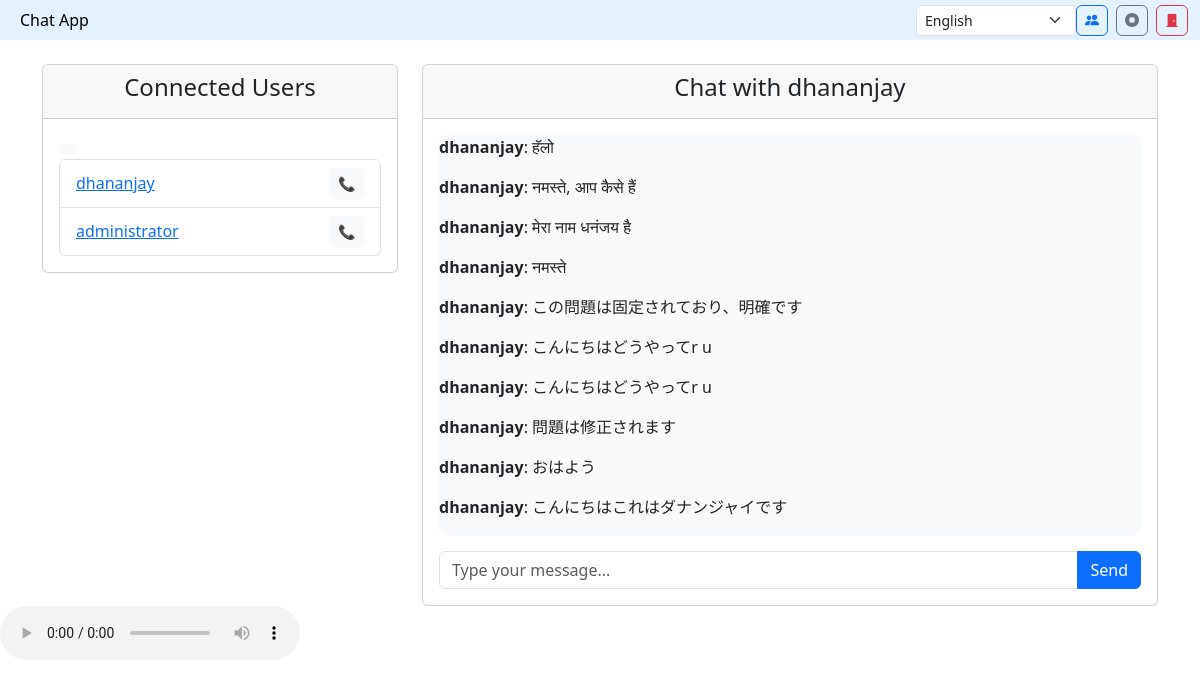
The page /chat/2/ (signed in) on the database its author committed.
### chat/models.py (models this page shows, shortened)
class Chat(models.Model):
    sender = models.ForeignKey(User, on_delete=models.CASCADE, related_name="sent_messages")
    receiver = models.ForeignKey(User, on_delete=models.CASCADE, related_name="received_messages")
    message = models.TextField()
    timestamp = models.DateTimeField(auto_now_add=True)

### chat/views.py (the view)
# urls.py: path("chat/<int:user_id>/", chat_view, name="chat"),
@login_required
def chat_view(request, user_id):
    receiver = User.objects.get(id=user_id)
    chat_history = (
        (
            Chat.objects.filter(sender=request.user, receiver=receiver)
            | Chat.objects.filter(sender=receiver, receiver=request.user)
        )
        .order_by("timestamp")
        .reverse()
    )
    if request.method == "POST":
        message = request.POST.get("message")
        if message:
            Chat.objects.create(sender=request.user, receiver=receiver, message=message)
            return redirect("chat", user_id=user_id)
    users = User.objects.exclude(id=request.user.id)
    return render(
        request,
        "chat.html",
        {"receiver": receiver, "chat_history": chat_history, "users": users},
    )

### chat/templates/chat.html (shortened to what this page needs)
<!DOCTYPE html>
<html lang="en">
{% load static %}
<head>
  <link rel="stylesheet" href="https://cdn.jsdelivr.net/npm/bootstrap@5.3.0/dist/css/bootstrap.min.css">
  <link rel="stylesheet" href="https://cdn.jsdelivr.net/npm/bootstrap-icons@1.13.1/font/bootstrap-icons.min.css">
</head>
<body>
  <nav class="navbar navbar-light" style="background-color: #e3f2fd;">
    <div class="container-fluid">
      <a class="navbar-brand" href="#">Chat App</a>
      <div class="d-flex">
        <select id="languageSelect" class="form-select form-select-sm" style="width: 160px;"
          onchange="changeLanguage(this.value)">
          <option value="en">English</option>
        </select>
        <button id="startMeetingBtn" class="btn btn-outline-primary me-2" title="Start meeting"><i
            class="bi bi-people-fill"></i></button>
        <button id="stopCall" class="btn btn-outline-secondary me-2" title="Stop call"><i
            class="bi bi-stop-circle-fill"></i></button>
        <a href="{% url 'login' %}" class="btn btn-outline-danger" title="Logout"><i
            class="bi bi-door-closed-fill"></i></a>
      </div>
    </div>
  </nav>
  <div class="container mt-4">
    <div class="row">
      <div class="col-md-4">
        <div class="card">
          <div class="card-header text-center">
            <h4>Connected Users</h4>
          </div>
          <div class="card-body">
            <button onclick="console.log('📞 inline click fired')" class="btn btn-sm btn-light"> </button>
            <ul class="list-group">
              {% for user in users %}
              <li class="list-group-item user-card d-flex justify-content-between align-items-center"
                data-userid="{{ user.id }}">
                <div class="user-info">
                  <a href="{% url 'chat' user.id %}" class="user-link">{{ user.username }}</a>
                </div>
                <div class="call-button-wrapper">
                  <button class="btn btn-sm btn-light" onclick="selectAndStartCall(this)">📞</button>
                </div>
              </li>
              {% empty %}
              <li class="list-group-item text-muted text-center">No users available.</li>
              {% endfor %}
            </ul>
          </div>
        </div>
      </div>
      <div class="col-md-8">
        <div class="card">
          <div class="card-header text-center">
            <h4>Chat with {{ receiver.username }}</h4>
          </div>
          <div class="card-body">
            <div class="chat-box" id="chatbox">
              {% for chat in chat_history %}
              <p><strong>{{ chat.sender.username }}</strong>: {{ chat.message }}</p>
              {% endfor %}
            </div>
            <form id="chatForm" method="POST" class="mt-3">
              <div class="input-group">
                <input type="text" id="messageInput" name="message" class="form-control"
                  placeholder="Type your message...">
                <button type="button" id="sendMessage" class="btn btn-primary">Send</button>
              </div>
            </form>
          </div>
        </div>
      </div>
    </div>
  </div>
  <audio id="translatedAudio" controls></audio>
</body>
</html>

### chat/templates/chat.html (style rules this page uses)
.navbar { padding-top: 0.25rem; padding-bottom: 0.25rem; min-height: 40px; }
.navbar-brand { font-size: 1rem; padding: 0.25rem 0.5rem; }
.navbar .form-select, .navbar .btn { font-size: 0.875rem; padding: 0.25rem 0.5rem; height: auto; }
.chat-box { height: 400px; overflow-y: auto; border-radius: 8px; background-color: #f8f9fa; }
.user-card button { position: relative; z-index: 10; }
.user-card { position: relative; }
.call-button-wrapper { z-index: 10; position: relative; }
.user-link { display: inline-block; margin-right: 10px; z-index: 1; }

### rows shown on the page
Chat: sender.username "dhananjay", message "हॅलो"
Chat: sender.username "dhananjay", message "नमस्ते, आप कैसे हैं"
Chat: sender.username "dhananjay", message "मेरा नाम धनंजय है"
Chat: sender.username "dhananjay", message "नमस्ते"
Chat: sender.username "dhananjay", message "この問題は固定されており、明確です"
Chat: sender.username "dhananjay", message "こんにちはどうやってr u"
Chat: sender.username "dhananjay", message "こんにちはどうやってr u"
Chat: sender.username "dhananjay", message "問題は修正されます"
Chat: sender.username "dhananjay", message "おはよう"
Chat: sender.username "dhananjay", message "こんにちはこれはダナンジャイです"

### other values the page prints
{{ user.username }} "dhananjay"
{{ user.username }} "administrator"
{{ receiver.username }} "dhananjay"
